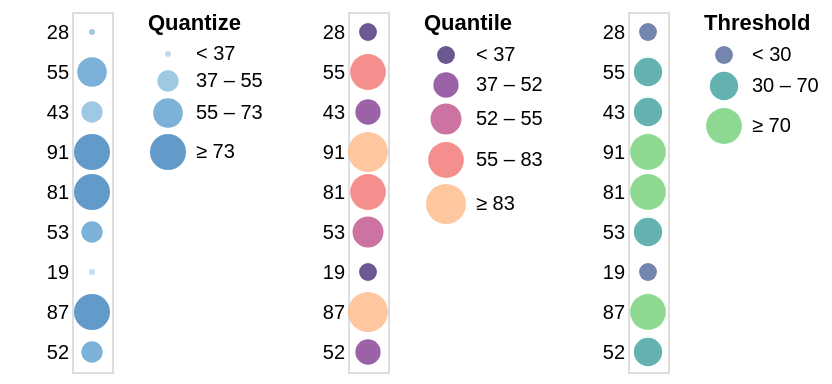

Describe this chart as a Vega-Lite specification.
### Vega specification from a JSON file in a GitHub repository (floating-point values rounded to 4 significant figures)
{"$schema": "https://vega.github.io/schema/vega/v4.json", "description": "Horizontally concatenated charts that show different types of discretizing scales.", "autosize": "pad", "padding": 5, "data": [{"name": "source_0", "values": [{"a": "A", "b": 28}, {"a": "B", "b": 55}, {"a": "C", "b": 43}, {"a": "D", "b": 91}, {"a": "E", "b": 81}, {"a": "F", "b": 53}, {"a": "G", "b": 19}, {"a": "H", "b": 87}, {"a": "I", "b": 52}]}], "signals": [{"name": "concat_0_width", "value": 20}, {"name": "concat_0_y_step", "value": 20}, {"name": "concat_0_height", "update": "bandspace(domain('concat_0_y').length, 1, 0.5) * concat_0_y_step"}, {"name": "concat_1_width", "value": 20}, {"name": "concat_1_y_step", "value": 20}, {"name": "concat_1_height", "update": "bandspace(domain('concat_1_y').length, 1, 0.5) * concat_1_y_step"}, {"name": "concat_2_width", "value": 20}, {"name": "concat_2_y_step", "value": 20}, {"name": "concat_2_height", "update": "bandspace(domain('concat_2_y').length, 1, 0.5) * concat_2_y_step"}], "layout": {"padding": {"row": 10, "column": 10}, "bounds": "full", "align": "each"}, "marks": [{"type": "group", "name": "concat_0_group", "style": "cell", "encode": {"update": {"width": {"signal": "concat_0_width"}, "height": {"signal": "concat_0_height"}}}, "marks": [{"name": "concat_0_marks", "type": "symbol", "style": ["circle"], "from": {"data": "source_0"}, "encode": {"update": {"opacity": {"value": 0.7}, "fill": [{"test": "datum[\"b\"] === null || isNaN(datum[\"b\"])", "value": null}, {"scale": "concat_0_color", "field": "b"}], "tooltip": {"signal": "{\"b\": ''+datum[\"b\"], \"Quantize\": format(datum[\"b\"], \"\")}"}, "x": {"signal": "concat_0_width", "mult": 0.5}, "y": {"scale": "concat_0_y", "field": "b"}, "size": {"scale": "concat_0_size", "field": "b"}, "shape": {"value": "circle"}}}}], "axes": [{"scale": "concat_0_y", "orient": "left", "grid": false, "domain": false, "ticks": false, "zindex": 1}], "legends": [{"title": "Quantize", "fill": "concat_0_color", "gradientLength": {"signal": "clamp(concat_0_height, 64, 200)"}, "encode": {"symbols": {"update": {"shape": {"value": "circle"}, "opacity": {"value": 0.7}}}}, "size": "concat_0_size"}]}, {"type": "group", "name": "concat_1_group", "style": "cell", "encode": {"update": {"width": {"signal": "concat_1_width"}, "height": {"signal": "concat_1_height"}}}, "marks": [{"name": "concat_1_marks", "type": "symbol", "style": ["circle"], "from": {"data": "source_0"}, "encode": {"update": {"opacity": {"value": 0.7}, "fill": [{"test": "datum[\"b\"] === null || isNaN(datum[\"b\"])", "value": null}, {"scale": "concat_1_color", "field": "b"}], "tooltip": {"signal": "{\"b\": ''+datum[\"b\"], \"Quantile\": format(datum[\"b\"], \"d\")}"}, "x": {"signal": "concat_1_width", "mult": 0.5}, "y": {"scale": "concat_1_y", "field": "b"}, "size": {"scale": "concat_1_size", "field": "b"}, "shape": {"value": "circle"}}}}], "axes": [{"scale": "concat_1_y", "orient": "left", "grid": false, "domain": false, "ticks": false, "zindex": 1}], "legends": [{"format": "d", "title": "Quantile", "fill": "concat_1_color", "gradientLength": {"signal": "clamp(concat_1_height, 64, 200)"}, "labelOverlap": "greedy", "encode": {"symbols": {"update": {"shape": {"value": "circle"}, "opacity": {"value": 0.7}}}}, "size": "concat_1_size"}]}, {"type": "group", "name": "concat_2_group", "style": "cell", "encode": {"update": {"width": {"signal": "concat_2_width"}, "height": {"signal": "concat_2_height"}}}, "marks": [{"name": "concat_2_marks", "type": "symbol", "style": ["circle"], "from": {"data": "source_0"}, "encode": {"update": {"opacity": {"value": 0.7}, "fill": [{"test": "datum[\"b\"] === null || isNaN(datum[\"b\"])", "value": null}, {"scale": "concat_2_color", "field": "b"}], "tooltip": {"signal": "{\"b\": ''+datum[\"b\"], \"Threshold\": format(datum[\"b\"], \"\")}"}, "x": {"signal": "concat_2_width", "mult": 0.5}, "y": {"scale": "concat_2_y", "field": "b"}, "size": {"scale": "concat_2_size", "field": "b"}, "shape": {"value": "circle"}}}}], "axes": [{"scale": "concat_2_y", "orient": "left", "grid": false, "domain": false, "ticks": false, "zindex": 1}], "legends": [{"title": "Threshold", "fill": "concat_2_color", "gradientLength": {"signal": "clamp(concat_2_height, 64, 200)"}, "labelOverlap": "greedy", "encode": {"symbols": {"update": {"shape": {"value": "circle"}, "opacity": {"value": 0.7}}}}, "size": "concat_2_size"}]}], "scales": [{"name": "concat_0_y", "type": "point", "domain": {"data": "source_0", "field": "b"}, "range": {"step": {"signal": "concat_0_y_step"}}, "padding": 0.5}, {"name": "concat_0_color", "type": "quantize", "domain": {"data": "source_0", "field": "b"}, "range": {"scheme": "blues", "count": 4}, "zero": true}, {"name": "concat_0_size", "type": "quantize", "domain": {"data": "source_0", "field": "b"}, "range": [9, 114, 219, 324], "zero": false}, {"name": "concat_1_y", "type": "point", "domain": {"data": "source_0", "field": "b"}, "range": {"step": {"signal": "concat_1_y_step"}}, "padding": 0.5}, {"name": "concat_1_color", "type": "quantile", "domain": {"data": "source_0", "field": "b"}, "range": {"scheme": "magma"}}, {"name": "concat_1_size", "type": "quantile", "domain": {"data": "source_0", "field": "b"}, "range": [80, 160, 240, 320, 400]}, {"name": "concat_2_y", "type": "point", "domain": {"data": "source_0", "field": "b"}, "range": {"step": {"signal": "concat_2_y_step"}}, "padding": 0.5}, {"name": "concat_2_color", "type": "threshold", "domain": [30, 70], "range": {"scheme": "viridis"}}, {"name": "concat_2_size", "type": "threshold", "domain": [30, 70], "range": [80, 200, 320]}], "config": {"axisY": {"minExtent": 30}}}
